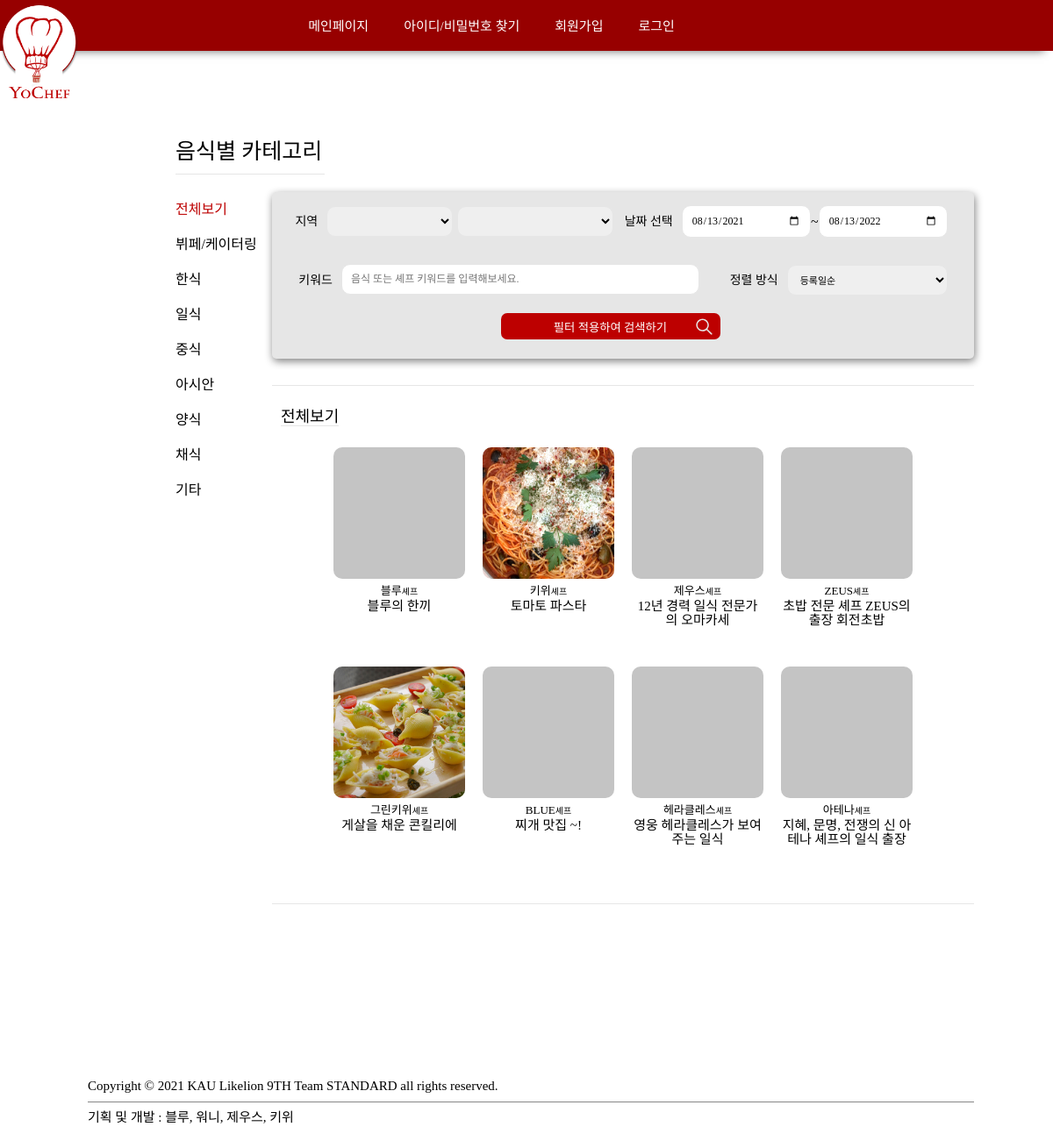
The app's page /postList with its own data.
### chef/models.py (models this page shows, shortened)
class Post(models.Model):
	chef = models.OneToOneField(Chef, on_delete=models.CASCADE)
	region = models.IntegerField(null=True)
	regionDetail = models.ForeignKey(RegionDetail, null=True, on_delete=models.SET_NULL)
	title = models.TextField(max_length=255, null=True)
	introduce = models.TextField(max_length=5000, null=True)
	category = models.IntegerField(null=True)		# 한식, 일식, 중식, 아시안, 양식, 채식
	notice = models.TextField(max_length=5000, null=True)
	movingPrice = models.IntegerField(default=0)
	isOpen = models.BooleanField(default=True)
	registerDate = models.DateTimeField(auto_now=True)

class Chef(models.Model):
	customer = models.OneToOneField('customer.Customer', on_delete=models.CASCADE)
	nickname = models.CharField(max_length=20, null=True)
	spec = models.TextField(max_length=5000, null=True)
	snsLink = models.TextField(max_length = 500, null=True)
	blogLink = models.TextField(max_length = 500, null=True)
	youtubeLink = models.TextField(max_length = 500, null=True)
	registerDate = models.DateTimeField(auto_now_add=True)
	isLicensed = models.BooleanField(default=False)
	isSubmitted = models.BooleanField(default=False)

### public/views.py (the view, shortened to what this page needs)
# urls.py: path('postList', postList, name="postList"),
def postList(request, category=0, order=0):
    category = int(request.GET.get('category', 0))
    if category == 0:
        category = int(request.POST.get('category', 0))
    order = int(request.POST.get('order', 0))
    start_date = request.POST.get('startDate', "")
    end_date = request.POST.get('endDate', "")
    region = int(request.POST.get('residence', 1))
    regionDetail = int(request.POST.get('residenceDetail', 96))
    keyword = request.POST.get('keyword', "")
    if start_date == "" : start_date = date.today()
    else: start_date = parse_date(start_date)
    if end_date == "" : end_date = date.today()+timedelta(days=365)
    else: end_date = parse_date(end_date)
    posts = Post.objects.filter(isOpen=True, schedule__eventDate__range=[start_date, end_date])
    posts = posts.filter(Q(title__icontains = keyword) or Q(chef__nickname__icontains = keyword))
    if category:
        posts = posts.filter(category = category)
    schedules = Schedule.objects.filter(post__in = posts, region = region)
    if regionDetail < 96 :
        regionAll = 95 + RegionDetail.objects.get(id = regionDetail).region
        schedules = schedules.filter(regionDetail_id__in=[regionDetail,regionAll])
    available_posts = []
    for schedule in schedules :
        if Book.objects.filter(schedule = schedule, paymentStatus = 2).exists() :
            continue
        else:
            if schedule.post.id not in available_posts :
                available_posts.append(schedule.post.id)
    available_posts = Post.objects.filter(id__in = available_posts)
    if order == 1:
        available_posts = available_posts.order_by('-registerDate')
    for post in available_posts :
        if File.objects.filter(post_id = post.id, category = 4).exists():
            post.cover_img = File.objects.get(post_id = post.id, category = 4).attachment.url
    start_date = start_date.strftime("%Y-%m-%d")
    end_date = end_date.strftime("%Y-%m-%d")
    return render(request, 'postList.html', {'posts': available_posts, 'category': category, 'order': order, 'start_date': start_date, 'end_date': end_date, 'keyword':keyword, 'region':region, 'regionDetail':regionDetail})

### public/templates/postList.html (shortened to what this page needs)
{% extends 'base.html' %}
{% load static %}
{% block style %}
<link rel="stylesheet" href="{% static 'css/postList.css' %}">
{% endblock %}
{% block content %}
<main>
    <span>음식별 카테고리</span>
    <div class="infoBox">
        <aside>
            <a href="/postList" class="{% if category == 0 %} currentCategory{% endif %}">전체보기</a>
            <a href="/postList?category=1" class="{% if category == 1 %} currentCategory{% endif %}">뷔페/케이터링</a>
            <a href="/postList?category=2" class="{% if category == 2 %} currentCategory{% endif %}">한식</a>
            <a href="/postList?category=3" class="{% if category == 3 %} currentCategory{% endif %}">일식</a>
            <a href="/postList?category=4" class="{% if category == 4 %} currentCategory{% endif %}">중식</a>
            <a href="/postList?category=5" class="{% if category == 5 %} currentCategory{% endif %}">아시안</a>
            <a href="/postList?category=6" class="{% if category == 6 %} currentCategory{% endif %}">양식</a>
            <a href="/postList?category=7" class="{% if category == 7 %} currentCategory{% endif %}">채식</a>
            <a href="/postList?category=8" class="{% if category == 8 %} currentCategory{% endif %}">기타</a>
        </aside>
        <div class="mainContainer">
            <form method="POST" action="{% url 'postList' %}">
                <div class="filter">
                    <ul>
                        <li>
                            <div>
                                <span>지역</span>
                                <select name="residence" value="{{region|default:0}}"></select>
                                <select class="hide" name="residenceDetail" value="{{regionDetail|default:0}}"></select>
                            </div>
                            <div>
                                <span>날짜 선택</span>
                                <input type="date" name="startDate" value="{{start_date}}"> ~ <input type="date" name="endDate" value="{{end_date}}">
                            </div>
                        </li>
                        <li>
                            <div>
                                <span>키워드</span>
                                <input type="text" name="keyword" value="{{keyword}}" placeholder="음식 또는 셰프 키워드를 입력해보세요.">
                            </div>
                            <div>
                                <span>정렬 방식</span>
                                <select name="order">
                                    <option value="1"{% if order == 1 %} selected{% endif %}>등록일순</option>
                                </select>
                            </div>
                        </li>
                    </ul>
                    <div class="submitBtn">
                        <div>
                            <input type="submit" value="필터 적용하여 검색하기">
                            <img />
                        </div>
                    </div>
                </div>
            </form>
            <div class="postList">
                {% if category == 0 %} <span>전체보기</span>
                {% elif category == 1 %} <span>뷔페/케이터링</span>
                {% elif category == 2 %} <span>한식</span>
                {% elif category == 3 %} <span>일식</span>
                {% elif category == 4 %} <span>중식</span>
                {% elif category == 5 %} <span>아시안</span>
                {% elif category == 6 %} <span>양식</span>
                {% elif category == 7 %} <span>채식</span>
                {% elif category == 8 %} <span>기타</span>
                {% endif %}
                <div class="mainList">
                    {% if posts %}
                        {% for post in posts %}
                        <div class=postList__post id="post{{post.id}}" onclick="location.href = '/detail/{{post.id}}';">
                            <img src="{{post.cover_img}}" onerror="this.src=`{% static 'img/default.png' %}`">
                            <div class="postList__post__chefNickname"><span>{{post.chef.nickname}}</span><span>셰프</span></div>
                            <div class="postList__post__title"><span>{{post.title}}</span></div>
                        </div>
                        {% endfor %}
                    {% else %}
                        <div class="noneResult">
                            검색 결과가 없습니다.
                        </div>
                    {% endif %}
                </div>
            </div>
        </div>
    </div>
</main>
{% endblock %}

### yochef/static/css/base.css (style rules this page uses)
html, body, div, span, applet, object, iframe, h1, h2, h3, h4, h5, h6, p, blockquote, pre, a, abbr, acronym, address, big, cite, code, del, dfn, em, img, ins, kbd, q, s, samp, small, strike, strong, sub, sup, tt, var, b, u, i, center, dl, dt, dd, ol, ul, li, fieldset, form, label, legend, table, caption, tbody, tfoot, thead, tr, th, td, article, aside, canvas, details, embed, figure, figcaption, footer, header, hgroup, menu, nav, output, ruby, section, summary, time, mark, audio, video { margin: 0; padding: 0; border: 0; font-size: 100%; font: inherit; vertical-align: baseline; }
article, aside, details, figcaption, figure, footer, header, hgroup, menu, nav, section { display: block; }
body { line-height: 1; }
ol, ul { list-style: none; }
input { border: none; }
select { border: none; }
main { margin: 90px 300px; }
@media screen and (min-width: 1100px) and (max-width: 1440px) { main { margin: 90px 200px; } }
img { border: 0; }
[onclick] { cursor: pointer; }
:root { --main-color: #BD0000; }
* { font-family: 'Arita-dotum-Medium'; }
html { height: 100%; }
body { margin: 0; padding: 0; height: 100%; display: flex; flex-direction: column; }
ul { list-style: none; }
a { text-decoration-line: none; color: black; }

### public/static/css/postList.css (style rules this page uses)
main > span { font-size: 25px; line-height: 50px; border-bottom: 1px solid #E6E6E6; min-width: 170px; display: inline-block; }
.infoBox { display: flex; margin-top: 20px; }
aside { width: 100px; min-width: 110px; }
.mainContainer { width: 90%; height: 100%; margin-left: auto; min-width: 800px; }
aside > a { display: inline-block; width: 100%; margin: 12px 0; }
.currentCategory { color: var(--main-color); font-family: 'Arita-dotum-SemiBold'; }
.filter { background-color: #E6E6E6; border-radius: 5px; box-shadow: 1px 3px 10px gray; height: 190px; width: 100% }
select { border: 1px solid #E6E6E6; border-radius: 10px; padding: 10px; width: 32%; height: 35px; font-size: 11px; margin: auto 0; }
select[name="residenceDetail"] { margin: auto 0 auto 0.6%; width: 40%; }
.filter > ul > li { width: 100%; display: flex; padding: 10px 0; align-content: space-evenly; margin-right: 10px; }
.filter > ul > li > :nth-child(1) { min-width: 370px; height: 47px; line-height: 47px; display: contents; }
.filter > ul > li > :nth-child(2) { min-width: 380px; display: contents; line-height: 47px; }
.filter > ul > li > div > span { font-size: 14px; display: inline-block; width: 100px; text-align: right; margin-right: 10px; }
.filter > ul > li > :nth-child(2) > span { width: 130px; }
input[type="date"] { height: 15px; width: 30%; border: 1px solid #E6E6E6; border-radius: 10px; padding: 10px; margin: 5px 0; font-size: 12px; }
input[name="endDate"], select[name="order"] { margin-right: 30px; }
input[type="text"] { height: 13px; width: 70%; border: 1px solid #E6E6E6; border-radius: 10px; padding: 10px; margin: 5px 0; font-size: 12px; }
.submitBtn { display: flex; width: 100%; }
.submitBtn > div { margin: 0 auto; }
input[type="submit"] { background-color: var(--main-color); color: white; width: 250px; height: 30px; border-radius: 7px; }
.submitBtn > div > img { position: relative; width: 25px; left: -35px; top: 7px; }
.postList > span { position: relative; top: -10px; left: -50px; border-bottom: 1px solid #E6E6E6; line-height: 30px; font-size: 18px; }
.postList { padding: 30px 60px; margin-top: 30px; border-top: 1px solid #E6E6E6; border-bottom: 1px solid #E6E6E6; }
.mainList { display: flex; flex-direction: row; flex-wrap: wrap; justify-content: flex-start }
.postList__post { width: 150px; height: 230px; margin: 10px; }
.postList__post > img { border-radius: 10px; width: 150px; height: 150px; object-fit: cover; }
.postList__post > div { text-align: center; width: 100%; margin: 2px 0; }
.postList__post__chefNickname > :nth-child(1) { font-size: 13px; }
.postList__post__chefNickname > :nth-child(2) { font-size: 10px; }
.postList__post__title > span { font-size: 15px; font-family: 'Arita-dotum-Bold'; }

### records on screen
Post: chef.nickname "블루", title "블루의 한끼"
Post: shows a picture, chef.nickname "키위", title "토마토 파스타"
Post: chef.nickname "제우스", title "12년 경력 일식 전문가의 오마카세"
Post: chef.nickname "ZEUS", title "초밥 전문 셰프 ZEUS의 출장 회전초밥"
Post: shows a picture, chef.nickname "그린키위", title "게살을 채운 콘킬리에"
Post: chef.nickname "BLUE", title "찌개 맛집 ~!"
Post: chef.nickname "헤라클레스", title "영웅 헤라클레스가 보여주는 일식"
Post: chef.nickname "아테나", title "지혜, 문명, 전쟁의 신 아테나 셰프의 일식 출장"
